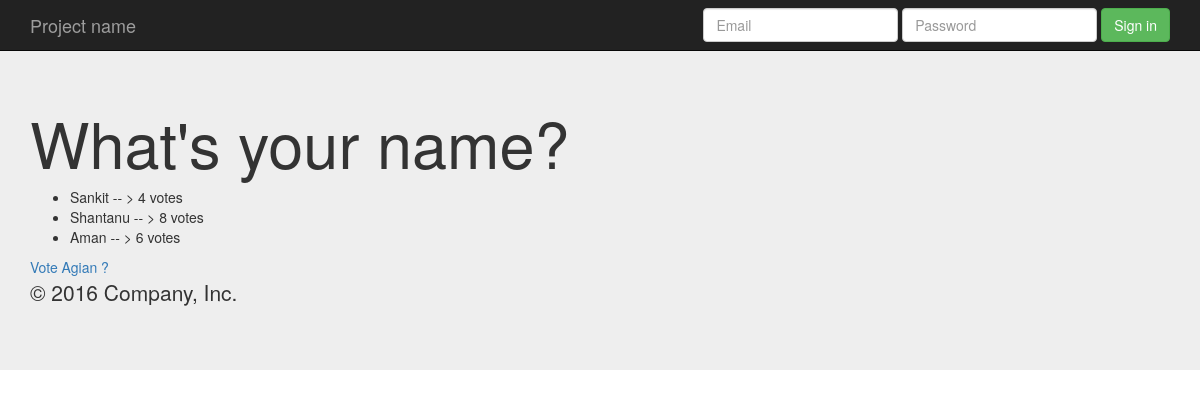
/polls/1/results/, run on an earlier commit of the app's database.
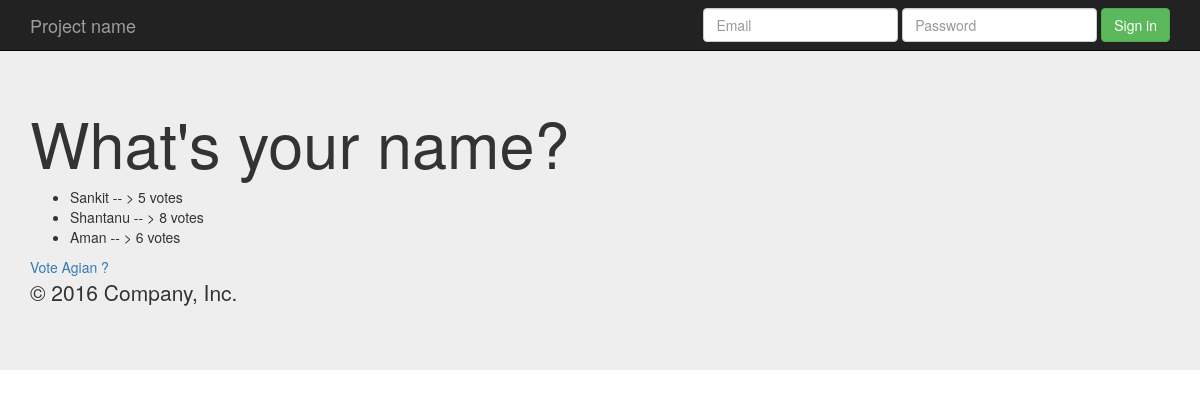
And on a later commit of the database.
### polls/models.py (models this page shows, shortened)
class Question(models.Model):
    question_text = models.CharField(max_length=500)
    pub_date = models.DateTimeField('date published')

class Choice(models.Model):
    choice_text = models.CharField(max_length=500)
    votes = models.IntegerField(default=0)
    question = models.ForeignKey(Question, on_delete=models.CASCADE)

### polls/views.py (the view)
# urls.py: url(r'^(?P<question_id>[0-9]+)/results/$', views.results, name="results"),
def results(request, question_id):
    question = get_object_or_404(Question, pk=question_id)
    return render(request, 'polls/results.html', {'question': question})

### polls/templates/polls/results.html (shortened to what this page needs)
{% extends "polls/base.html" %}
{% block content %}
<h1>{{ question.question_text }}</h1>
<ul>
    {% for choice in question.choice_set.all %}
    <li>{{choice.choice_text}} -- > {{ choice.votes }} vote{{ choice.votes| pluralize}}</li>
    {% endfor %}
</ul>
<a href="{% url 'polls:detail' question.id %}">Vote Agian ?</a>
{% endblock %}

### polls/templates/polls/base.html (shortened to what this page needs)
{% load staticfiles %}
<!DOCTYPE html>
<html lang="en">
<head>
    <link rel="stylesheet" type="text/css" href="{% static 'polls/style.css' %}">
    <link rel="stylesheet" href="https://maxcdn.bootstrapcdn.com/bootstrap/3.3.7/css/bootstrap.min.css">
</head>
<body>
 <nav class="navbar navbar-inverse navbar-fixed-top">
      <div class="container">
        <div class="navbar-header">
          <a class="navbar-brand" href="#">Project name</a>
        </div>
        <div id="navbar" class="navbar-collapse collapse">
          <form class="navbar-form navbar-right">
            <div class="form-group">
              <input type="text" placeholder="Email" class="form-control">
            </div>
            <div class="form-group">
              <input type="password" placeholder="Password" class="form-control">
            </div>
            <button type="submit" class="btn btn-success">Sign in</button>
          </form>
        </div>
      </div>
    </nav><br><br>
<div class="jumbotron">
<div class="container">
          {% block content %}
          {% endblock %}
          <br>
     <footer>
        <p>&copy; 2016 Company, Inc.</p>
      </footer>
</div>
</div>
</body>
</html>

What changed in the data, as far as the page shows it:
changed Choice "Sankit": votes "4" → "5"
